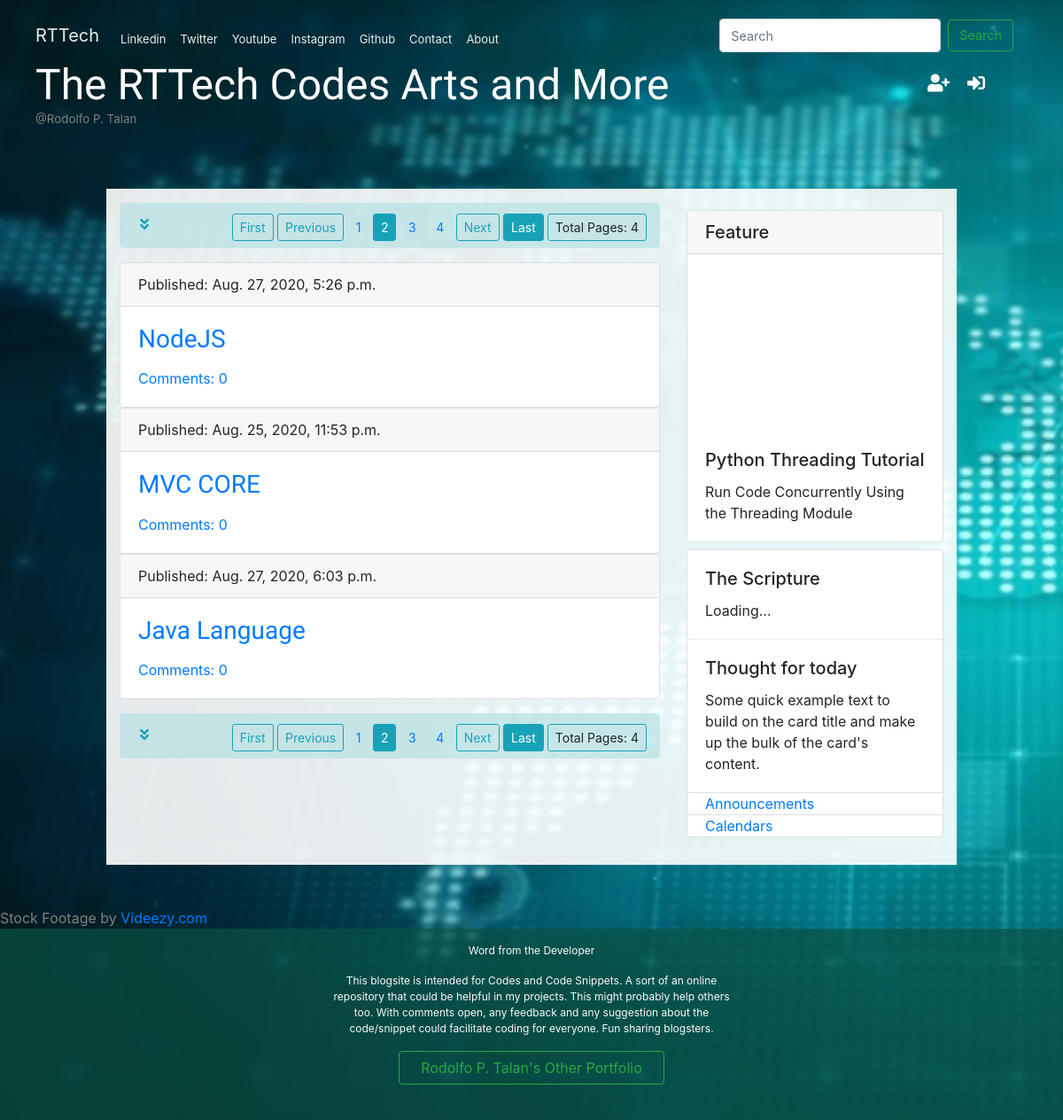
Page /?op=3&page=2&search= on the committed database.
### blog/models.py (models this page shows, shortened)
class Post(models.Model):
    author = models.ForeignKey("auth.User", on_delete= models.CASCADE)
    title = models.CharField(max_length=200)
    text = models.TextField(null=True)
    created_date = models.DateTimeField(default=timezone.now)
    published_date = models.DateTimeField(blank=True, null=True)
    def approved_comments(self):
        return self.comments.filter(approved=True)

class FeatureVideo(models.Model):
    author = models.CharField(max_length=200)
    title = models.CharField(max_length=200)
    description = models.TextField()
    source = models.CharField(max_length=200)
    created_date = models.DateTimeField(default=timezone.now)

### blog/views.py (the view)
# urls.py: path('', views.post_list, name='post_list'),
def post_list(request):
    try:
        post_page = request.GET.get('op')
        post_page = int(post_page)
    except:
        post_page = getitemsno()
    try:
        search = request.GET.get('search')
        posts = Post.objects.filter(title__icontains=search).order_by('-title')
    except:
        posts = Post.objects.filter(published_date__lte=timezone.now()).order_by('-published_date')
        search = ''
    stuff_for_frontend = paginate_helper(request,posts,post_page)
    post_video = FeatureVideo.objects.filter(created_date__lte=timezone.now()).order_by('-created_date')
    latest_video = list(post_video)[0]
    stuff_for_frontend['search'] = search
    stuff_for_frontend['post_page'] = post_page
    stuff_for_frontend['postv'] = latest_video
    stuff_for_frontend['drop_page_no'] = drop_page_no
    return render(request, 'blog/post_list.html', stuff_for_frontend)

### blog/templatetags/markdownify.py (called while the page is built)
@register.filter
def markdown(value):
    renderer = HighlightRenderer()
    markdown = mistune.Markdown(renderer=renderer)
    return markdown(value)

### blog/views.py (called while the page is built)
def paginate_helper(request, posts, getitemsno):
    paginator = Paginator(posts, getitemsno)
    page_number = request.GET.get('page')
    posts = paginator.get_page(page_number)
    stuff_for_frontend = {'posts': posts}
    return stuff_for_frontend

### blog/templates/blog/post_list.html (shortened to what this page needs)
{% extends 'blog/base.html' %}
{% load markdownify %}
{% block content %}
<div class="row ">
    <div class="col-lg-8 col-sm-8 col-md-8">
        <div >
          {% include 'blog/paginationpage.html' %}
        </div>
        <div class="mb-3">
            {% for post in posts %}
                <div class="card" >
                  <div class="card-header" >
                      <span>Published: {{ post.published_date }}</span>
                  </div>
                  <div class="card-body">
                          <h3><a href="{% url 'post_detail' pk=post.pk %}"
                              data-toggle="tooltip" data-placement="top" title="Click to Detail View: {{post.title}}">{{ post.title }}</a></h3>
                        <a href="{% url 'post_detail' pk=post.pk %}">Comments: {{ post.approved_comments.count }}</a>
                  </div>
                </div>
            {% endfor %}
        </div>
        {% if posts %}
          {% include 'blog/paginationpage.html' %}
        {% endif %}
    </div>
    <div class="col-sm-4 col-md-5 col-lg-4 mt-4 ">
      <div class="card">
          <h5 class="card-header">Feature
          </h5>
                  <iframe style="margin:auto" id='youtube_src' width="100%" height="200px" src="https://www.youtube.com/embed/{{ postv.source }}"
                  frameborder="0" allow="accelerometer; autoplay; encrypted-media; gyroscope; picture-in-picture"
                  allowfullscreen >
                  </iframe>
          <div class="card-body">
              <h5 class="card-title video_title">{{postv.title}}</h5>
             <p class="card-text video_description" >{{postv.description}}</p>
          </div>
      </div>
      <div class="card mt-2">
        <div class="card-body bibleverse" onclick="location.reload()" style="border-bottom: 1px solid rgb(240, 233, 233)"
                data-toggle="tooltip"  title="Click for new Bible Verse" >
          <h5 class="card-title" style="padding-left:0">The Scripture</h5>
          <div id="ourmanna-verse">Loading...</div>
        </div>
          <div class="card-body thoughts"  onclick="getthoughts()"
              data-toggle="tooltip"  title="Click for new quote">
            <h5 class="card-title  ">Thought for today</h5>
            <p class="card-text " id="thoughts"  >Some quick example text to build on the card title and make up the bulk of the card's content.</p>
          </div>
          <ul class="list-group list-group-flush">
            <li class="list-group-item"><a href="#" class="card-link">Announcements</a></li>
            <li class="list-group-item"><a href="#" class="card-link">Calendars</a></li>
          </ul>
        </div>
    </div>
    <p style="font-size:x-small;color:white">.</p>
</div>
{% endblock %}

### blog/static/css/blog.css (style rules this page uses)
html,body { width:100vw; height: 100vh; margin: 0; }
h1, h2, h3, h4 { font-family: 'Bree Serif', 'Tangerine', 'Inconsolata', 'Droid Sans', serif; }
body ul, body ol { line-height: 0; }

### rows in the picture
Post: published_date "Aug. 27, 2020, 5:26 p.m.", title "NodeJS", approved_comments.count "0"
Post: published_date "Aug. 25, 2020, 11:53 p.m.", title "MVC CORE", approved_comments.count "0"
Post: published_date "Aug. 27, 2020, 6:03 p.m.", title "Java Language", approved_comments.count "0"
FeatureVideo: title "Python Threading Tutorial", description "Run Code Concurrently Using the Threading Module"

### other values in the picture
{{ posts.paginator.num_pages }} "4 4"
{{ num }} "1" "3" "4" "1" "3" "4"
{{ num }} "2" "2"
